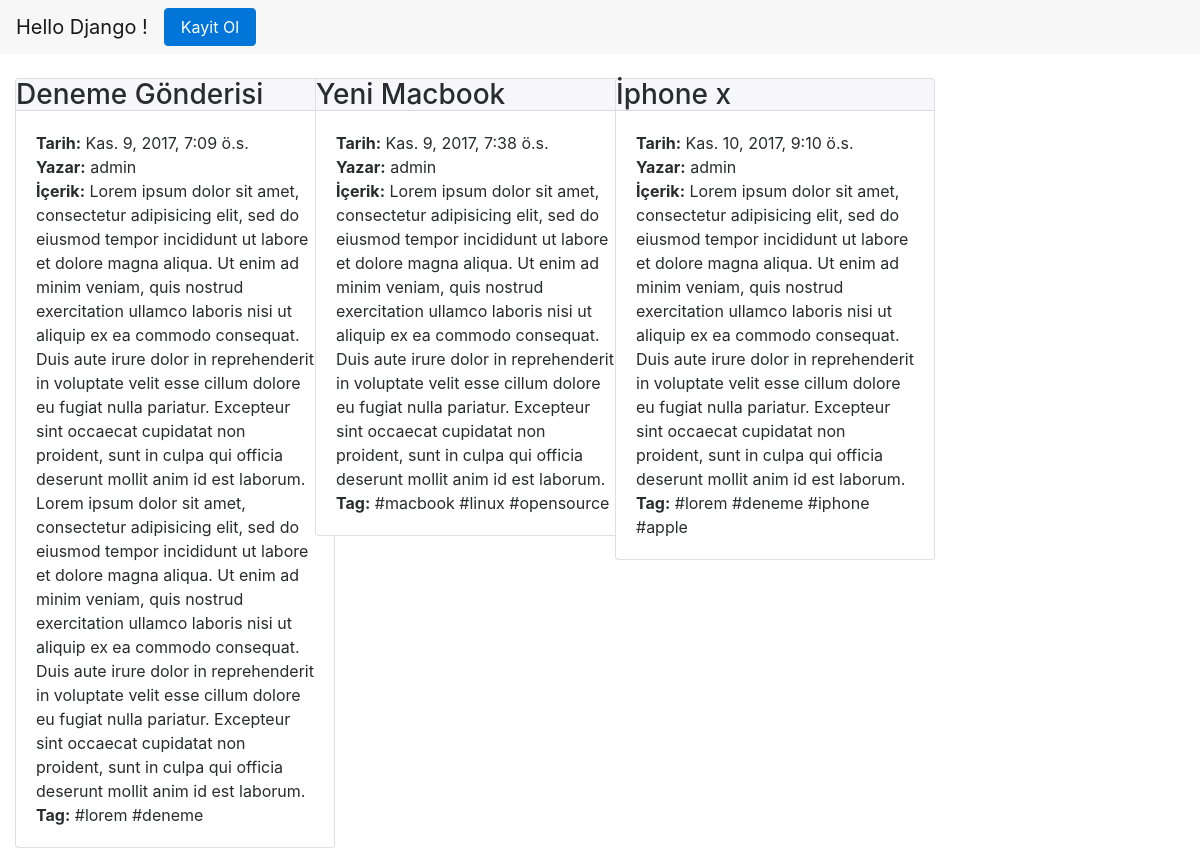
Before: / with the older database file.
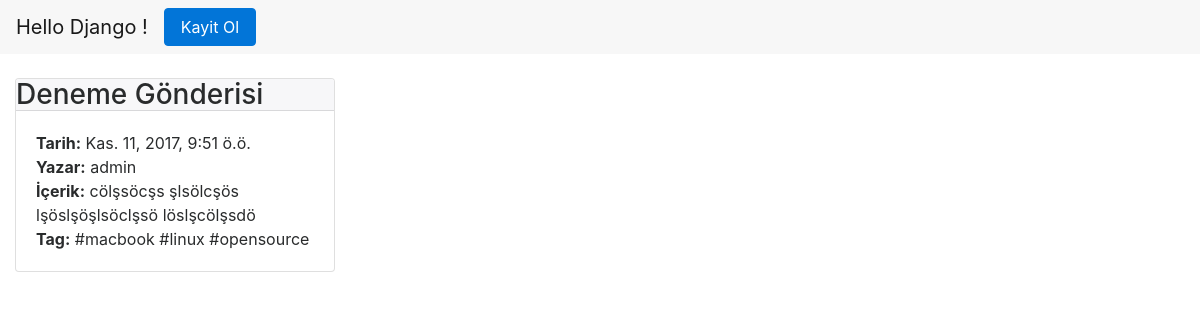
After: the same page with the newer database file.
### FirstApplication/models.py (models this page shows, shortened)
class Gonderi(models.Model):
    baslik = models.CharField(max_length=200)
    icerik = models.TextField()
    yazar = models.ForeignKey('auth.User')
    y_tarihi = models.DateTimeField(blank=True, null=True)
    tag = models.CharField(max_length=300, blank=True, null=True)

### FirstApplication/views.py (the view)
# urls.py: url(r'^$',views.AnasayfaSayfaGorunumu.as_view()),
class AnasayfaSayfaGorunumu(TemplateView):
    def get(self, request, **kwargs):
        gonderiler= Gonderi.objects.filter(y_tarihi__lte=timezone.now()).order_by('y_tarihi')
        return render(request,'index.html', {'gonderiler':gonderiler} )

### FirstApplication/templates/index.html (shortened to what this page needs)
{% load staticfiles %}
<!DOCTYPE html>
<html lang="en">
<head>
    <link rel="stylesheet" href="{% static 'stylesheets/bootstrap.css' %}">
    <link rel="stylesheet" href="{% static 'stylesheets/font-awesome.min.css' %}">
</head>
<body>
    <nav class="navbar navbar-toggleable-md navbar-light bg-faded">
        <a class="navbar-brand" href="#">Hello Django !</a>
        <a class="btn btn-primary" href="/register">Kayit Ol</a>
    </nav>
    <br>
    <div class="col-xl-12 col-lg-12 col-md-12 col-sm-12 col-xs-12">
        <div class="row">
            {% for veri in gonderiler %}
                <div class="col-xl-3 col-lg-3 col-md-3 col-sm-12 col-xs-12">
                    <div class="card" style="width: 20rem;">
                        <div class="card-header p-0">
                            <b class="card-title h3">{{ veri.baslik }}</b>
                        </div>
                        <div class="card-block">
                            <span> <b>Tarih:</b> {{ veri.y_tarihi }}</span><br>
                            <span> <b>Yazar:</b> {{ veri.yazar }}</span><br>
                            <span> <b>İçerik:</b> {{ veri.icerik }} </span><br>
                            <span> <b>Tag:</b> {{ veri.tag }} </span>
                        </div>
                    </div>
                </div>
            {% endfor %}
        </div>
    </div>
</body>
</html>

Changed rows visible on the page:
removed Gonderi: baslik "Yeni Macbook", y_tarihi "Kas. 9, 2017, 7:38 ö.s.", yazar "admin", icerik "Lorem ipsum dolor sit amet, consectetur adipisicing elit, sed do eiusmod tempor incididunt ut labore et dolore magna aliqua. Ut enim ad minim veniam, quis nostrud exercitation ullamco laboris nisi ut aliquip ex ea commodo consequat. Duis aute irure dolor in reprehenderit in voluptate velit esse cillum dolore eu fugiat nulla pariatur. Excepteur sint occaecat cupidatat non proident, sunt in culpa qui officia deserunt mollit anim id est laborum.", tag "#macbook #linux #opensource"
removed Gonderi: baslik "İphone x", y_tarihi "Kas. 10, 2017, 9:10 ö.s.", yazar "admin", icerik "Lorem ipsum dolor sit amet, consectetur adipisicing elit, sed do eiusmod tempor incididunt ut labore et dolore magna aliqua. Ut enim ad minim veniam, quis nostrud exercitation ullamco laboris nisi ut aliquip ex ea commodo consequat. Duis aute irure dolor in reprehenderit in voluptate velit esse cillum dolore eu fugiat nulla pariatur. Excepteur sint occaecat cupidatat non proident, sunt in culpa qui officia deserunt mollit anim id est laborum.", tag "#lorem #deneme #iphone #apple"
changed Gonderi "Deneme Gönderisi": y_tarihi "Kas. 9, 2017, 7:09 ö.s." → "Kas. 11, 2017, 9:51 ö.ö."; icerik "Lorem ipsum dolor sit amet, consectetur adipisicing elit, sed do eiusmod tempor incididunt ut labore et dolore magna aliqua. Ut enim ad minim veniam, quis nostrud exercitation ullamco laboris nisi ut aliquip ex ea commodo consequat. Duis aute irure dolor in reprehenderit in voluptate velit esse cillum dolore eu fugiat nulla pariatur. Excepteur sint occaecat cupidatat non proident, sunt in culpa qui officia deserunt mollit anim id est laborum. Lorem ipsum dolor sit amet, consectetur adipisicing elit, sed do eiusmod tempor incididunt ut labore et dolore magna aliqua. Ut enim ad minim veniam, quis nostrud exercitation ullamco laboris nisi ut aliquip ex ea commodo consequat. Duis aute irure…" → "cölşsöcşs şlsölcşös lşöslşöşlsöclşsö löslşcölşsdö"; tag "#lorem #deneme" → "#macbook #linux #opensource"
